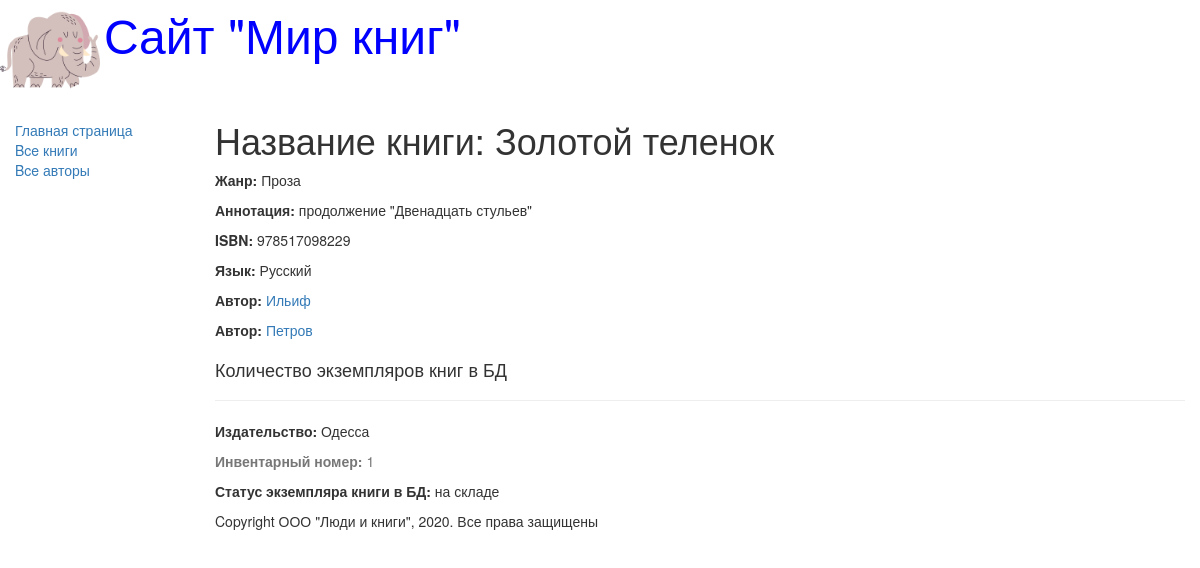
Screenshot of /books/1 with the database file from the repository.
### catalog/models.py (models this page shows, shortened)
class Book(models.Model):
    title = models.CharField(max_length=200, help_text='Ведите название книги',
                             verbose_name='Название книги')
    genre = models.ForeignKey('Genre', on_delete=models.CASCADE,
                              help_text='Выберите жанр книги',
                              verbose_name='Жанр книги', null=True)
    language = models.ForeignKey('Language', on_delete=models.CASCADE,
                                 help_text='Выберите язык книги',
                                 verbose_name='Язык книги', null=True)
    author = models.ManyToManyField('Author', # null=True, <--  null has no effect on ManyToManyField
                              help_text='Выберите автора книги',
                              verbose_name='Автора книги')
    summary = models.TextField(max_length=1000, verbose_name='Аннотация книги',
                               help_text='Введите краткое описание книги')
    isbn = models.CharField(max_length=13, verbose_name='ISBN книги',
                            help_text='Должно содержать 13 символов')
    def display_author(self):
        return ', '.join([author.last_name for author in self.author.all()])
    display_author.short_description = 'Авторы'

class Genre(models.Model):
    name = models.CharField(max_length=200, help_text='Введите жанр книги',
                            verbose_name='Жанр книги')
    def __str__(self):
        return self.name

class Language(models.Model):
    name = models.CharField(max_length=20, help_text='Введите язык книги',
                            verbose_name='Язык книги')
    def __str__(self):
        return self.name

class Author(models.Model):
    first_name = models.CharField(max_length=100, help_text='Ведите имя автора',
                                  verbose_name='Имя автора')
    last_name = models.CharField(max_length=100, help_text='Ведите фамилию автора',
                                 verbose_name='Фамилия автора')
    date_of_birth = models.DateField(help_text='Введите дату рождения',
                                     verbose_name='Дата рождения',
                                     null=True, blank=True)
    date_of_death = models.DateField(help_text='Введите дату смерти',
                                     verbose_name='Дата смерти',
                                     null=True, blank=True)

class BookInstance(models.Model):
    book = models.ForeignKey('Book', on_delete=models.CASCADE, null=True)
    inv_nom = models.CharField(max_length=20, null=True,
                               verbose_name='Инвентарный номер',
                               help_text='Введите инвентарный номер экземпляра')
    imprint = models.CharField(max_length=200, verbose_name='Издательство',
                               help_text='Введите издательство и год выпуска')
    status = models.ForeignKey('Status', on_delete=models.CASCADE, null=True,
                               verbose_name='Статус экземпляра книги',
                               help_text='Изменить состояние экземпляра')
    due_back = models.DateField(null=True, blank=True,
                                verbose_name='Дата окончания статуса',
                                help_text='Введите конец срока статуса')
    class Meta:
        ordering = ["due_back"]

class Status(models.Model):
    name = models.CharField(max_length=20, verbose_name='Статус экземпляра книги',
                            help_text='Введите статус экземпляра книги')
    def __str__(self):
        return self.name

### catalog/views.py (the view)
# urls.py: url(r'^books/(?P<pk>\d+)$', views.BookDetailView.as_view(), name='book-detail'), # http://127.0.0.1:8000/books/1
class BookDetailView(generic.DetailView):
    model = Book

### templates/catalog/book_detail.html (shortened to what this page needs)
{% extends "base_generic.html" %}
{% block content %}
    <h1>Название книги: {{ book.title }}</h1>
    <p><strong>Жанр:</strong> {{ book.genre }}</p>
    <p><strong>Аннотация:</strong> {{ book.summary }}</p>
    <p><strong>ISBN:</strong> {{ book.isbn }}</p>
    <p><strong>Язык:</strong> {{ book.language }}</p>
        {% for author in book.author.all %}
        <p><strong>Автор:</strong>
            <a href="{{ author.first_name }}">
                     {{ author.last_name }}
            </a>
        </p>
        {% endfor %}
    <div style="marging-left:20px;margin-top:20px">
        <h4>Количество экземпляров книг в БД</h4>
        {% for copy in book.bookinstance_set.all %}
            <hr>
            <p><strong>Издательство:</strong> {{ copy.imprint }}</p>
            <p class="text-muted"><strong>Инвентарный номер:</strong> {{ copy.id }}</p>
            <p><strong>Статус экземпляра книги в БД:</strong> {{ copy.status }}</p>
        {% endfor %}
   </div>
{% endblock %}

### rows the page displays
Book: title "Золотой теленок", genre "Проза", summary "продолжение \"Двенадцать стульев\"", isbn "978517098229", language "Русский"
Author: last_name "Ильиф"
Author: last_name "Петров"
BookInstance: imprint "Одесса", id "1", status "на складе"
